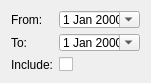
<?xml version="1.0" encoding="UTF-8"?>
<ui version="4.0">
 <class>DateInterval</class>
 <widget class="QWidget" name="DateInterval">
  <property name="geometry">
   <rect>
    <x>0</x>
    <y>0</y>
    <width>151</width>
    <height>83</height>
   </rect>
  </property>
  <property name="minimumSize">
   <size>
    <width>151</width>
    <height>83</height>
   </size>
  </property>
  <property name="windowTitle">
   <string>Filter</string>
  </property>
  <layout class="QFormLayout" name="formLayout">
   <item row="0" column="0">
    <widget class="QLabel" name="label">
     <property name="text">
      <string>From:</string>
     </property>
    </widget>
   </item>
   <item row="0" column="1">
    <widget class="QDateEdit" name="startDateEdit">
     <property name="calendarPopup">
      <bool>true</bool>
     </property>
    </widget>
   </item>
   <item row="1" column="0">
    <widget class="QLabel" name="label_2">
     <property name="text">
      <string>To:</string>
     </property>
    </widget>
   </item>
   <item row="1" column="1">
    <widget class="QDateEdit" name="endDateEdit">
     <property name="calendarPopup">
      <bool>true</bool>
     </property>
    </widget>
   </item>
   <item row="2" column="1">
    <widget class="QCheckBox" name="inclusiveCheckBox">
     <property name="text">
      <string/>
     </property>
    </widget>
   </item>
   <item row="2" column="0">
    <widget class="QLabel" name="label_3">
     <property name="text">
      <string>Include:</string>
     </property>
    </widget>
   </item>
  </layout>
 </widget>
 <resources/>
 <connections/>
</ui>
